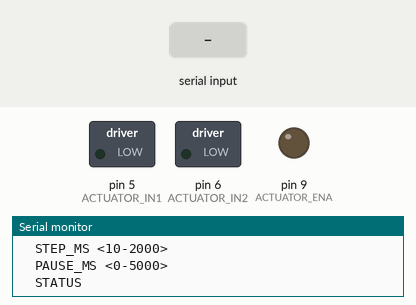
Simulated run of this sketch. Board: Arduino Uno, built with avr-gcc and run on an emulated ATmega328P. On the bench: switched loads named in the sketch (green lamp = pin HIGH), output pins drawn as LEDs (lit = HIGH), the last lines printed to the serial monitor. Dashed ring = blinking. Inputs (shaded band) come from the test bench.

Above: at 1.3 s.
1.4 s: "AUTO_EXTEND\n" received over Serial
At 1.53 s:
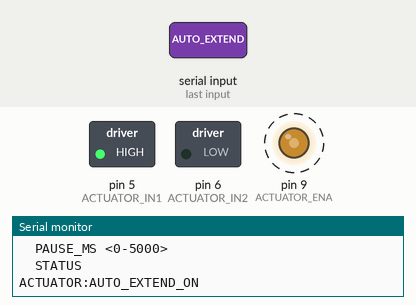
4.4 s: "BACK\n" received over Serial
At 4.52 s:
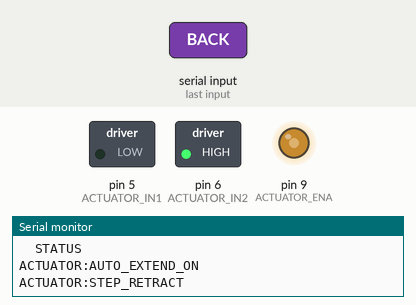
6.1 s: "STEP\n" received over Serial
At 6.23 s:
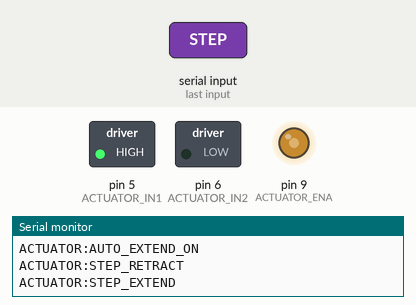
Timing chart, 0 to 9.1 s (numbered marks = the images above; inputs shaded):
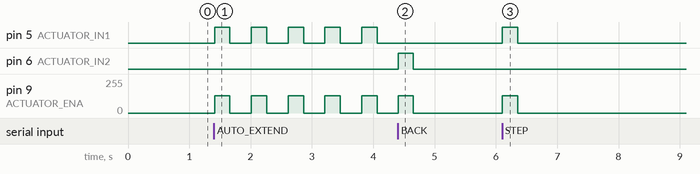

Measured:
- after the input at 1.4 s, pin 5 (ACTUATOR_IN1): alternates HIGH for 0.25 s and LOW for 0.35 s, starting at once; pin 9 (ACTUATOR_ENA): alternates 130/255 for 0.25 s and 0/255 for 0.35 s, starting at once
- after the input at 4.4 s, pin 5 (ACTUATOR_IN1): stops changing and stays LOW; pin 6 (ACTUATOR_IN2): LOW → HIGH at once, → LOW 0.25 s later; pin 9 (ACTUATOR_ENA): goes on until 4.7 s, then stays 0/255
- after the input at 6.1 s, pin 5 (ACTUATOR_IN1): LOW → HIGH at once, → LOW 0.25 s later; pin 9 (ACTUATOR_ENA): 0/255 → 130/255 at once, → 0/255 0.25 s later

The sketch:

primary_actuator_step_by_step_test.ino
```cpp
/*
 * Primary Actuator Step-by-Step Test
 *
 * Purpose:
 * - Move the first actuator bit by bit using short motor pulses.
 * - Tune step size, pause, and speed from Serial Monitor.
 *
 * Wiring (same as automated_refill_system.ino):
 *   ENA -> D9  (PWM)
 *   IN1 -> D5
 *   IN2 -> D6
 *
 * Serial Monitor: 9600 baud, Newline
 *
 * Commands:
 *   HELP                Show all commands
 *   STEP                One extend step (short pulse)
 *   BACK                One retract step
 *   AUTO_EXTEND         Repeating extend steps until STOP
 *   AUTO_RETRACT        Repeating retract steps until STOP
 *   STOP                Stop immediately and cancel auto mode
 *   SPEED <0-255>       Set PWM speed
 *   STEP_MS <10-2000>   Set pulse duration per step
 *   PAUSE_MS <0-5000>   Set pause between steps in auto mode
 *   STATUS              Show current settings and mode
 */

const int ACTUATOR_ENA = 9;
const int ACTUATOR_IN1 = 5;
const int ACTUATOR_IN2 = 6;

int actuatorSpeed = 130;
unsigned long stepMs = 250;
unsigned long pauseMs = 350;

bool autoExtend = false;
bool autoRetract = false;

bool pulseActive = false;
unsigned long pulseStartedAt = 0;
unsigned long lastStepEndedAt = 0;

String motionState = "STOPPED";

void setup() {
  Serial.begin(9600);

  // Preload safe outputs to avoid twitch on startup.
  digitalWrite(ACTUATOR_IN1, LOW);
  digitalWrite(ACTUATOR_IN2, LOW);
  analogWrite(ACTUATOR_ENA, 0);

  pinMode(ACTUATOR_ENA, OUTPUT);
  pinMode(ACTUATOR_IN1, OUTPUT);
  pinMode(ACTUATOR_IN2, OUTPUT);

  stopActuator();

  while (!Serial) { ; }

  Serial.println("READY:PRIMARY_ACTUATOR_STEP_TEST");
  printHelp();
}

void loop() {
  handleSerial();
  runAutoStepEngine();
}

void handleSerial() {
  if (Serial.available() <= 0) {
    return;
  }

  String cmd = Serial.readStringUntil('\n');
  cmd.trim();
  cmd.toUpperCase();

  if (cmd.length() == 0) {
    return;
  }

  if (cmd == "HELP") {
    printHelp();
    return;
  }

  if (cmd == "STEP") {
    autoExtend = false;
    autoRetract = false;
    startExtendPulse();
    Serial.println("ACTUATOR:STEP_EXTEND");
    return;
  }

  if (cmd == "BACK") {
    autoExtend = false;
    autoRetract = false;
    startRetractPulse();
    Serial.println("ACTUATOR:STEP_RETRACT");
    return;
  }

  if (cmd == "AUTO_EXTEND") {
    autoExtend = true;
    autoRetract = false;
    Serial.println("ACTUATOR:AUTO_EXTEND_ON");
    return;
  }

  if (cmd == "AUTO_RETRACT") {
    autoExtend = false;
    autoRetract = true;
    Serial.println("ACTUATOR:AUTO_RETRACT_ON");
    return;
  }

  if (cmd == "STOP") {
    autoExtend = false;
    autoRetract = false;
    stopActuator();
    Serial.println("ACTUATOR:STOPPED");
    return;
  }

  if (cmd == "STATUS") {
    printStatus();
    return;
  }

  if (cmd.startsWith("SPEED ")) {
    int value = cmd.substring(6).toInt();
    if (value < 0 || value > 255) {
      Serial.println("ERROR:SPEED_RANGE_0_TO_255");
      return;
    }
    actuatorSpeed = value;
    Serial.print("ACTUATOR:SPEED=");
    Serial.println(actuatorSpeed);
    return;
  }

  if (cmd.startsWith("STEP_MS ")) {
    long value = cmd.substring(8).toInt();
    if (value < 10 || value > 2000) {
      Serial.println("ERROR:STEP_MS_RANGE_10_TO_2000");
      return;
    }
    stepMs = (unsigned long)value;
    Serial.print("ACTUATOR:STEP_MS=");
    Serial.println(stepMs);
    return;
  }

  if (cmd.startsWith("PAUSE_MS ")) {
    long value = cmd.substring(9).toInt();
    if (value < 0 || value > 5000) {
      Serial.println("ERROR:PAUSE_MS_RANGE_0_TO_5000");
      return;
    }
    pauseMs = (unsigned long)value;
    Serial.print("ACTUATOR:PAUSE_MS=");
    Serial.println(pauseMs);
    return;
  }

  Serial.print("ERROR:UNKNOWN_COMMAND ");
  Serial.println(cmd);
}

void runAutoStepEngine() {
  unsigned long now = millis();

  // End active pulse when its step duration is done.
  if (pulseActive && (now - pulseStartedAt >= stepMs)) {
    stopActuator();
    pulseActive = false;
    lastStepEndedAt = now;
  }

  // Start next pulse in auto mode after pause interval.
  if (!pulseActive) {
    if (autoExtend && (now - lastStepEndedAt >= pauseMs)) {
      startExtendPulse();
    } else if (autoRetract && (now - lastStepEndedAt >= pauseMs)) {
      startRetractPulse();
    }
  }
}

void startExtendPulse() {
  digitalWrite(ACTUATOR_IN1, HIGH);
  digitalWrite(ACTUATOR_IN2, LOW);
  analogWrite(ACTUATOR_ENA, actuatorSpeed);
  pulseActive = true;
  pulseStartedAt = millis();
  motionState = "EXTENDING";
}

void startRetractPulse() {
  digitalWrite(ACTUATOR_IN1, LOW);
  digitalWrite(ACTUATOR_IN2, HIGH);
  analogWrite(ACTUATOR_ENA, actuatorSpeed);
  pulseActive = true;
  pulseStartedAt = millis();
  motionState = "RETRACTING";
}

void stopActuator() {
  digitalWrite(ACTUATOR_IN1, LOW);
  digitalWrite(ACTUATOR_IN2, LOW);
  analogWrite(ACTUATOR_ENA, 0);
  motionState = "STOPPED";
}

void printStatus() {
  Serial.print("ACTUATOR:STATE=");
  Serial.println(motionState);
  Serial.print("ACTUATOR:SPEED=");
  Serial.println(actuatorSpeed);
  Serial.print("ACTUATOR:STEP_MS=");
  Serial.println(stepMs);
  Serial.print("ACTUATOR:PAUSE_MS=");
  Serial.println(pauseMs);
  Serial.print("ACTUATOR:AUTO_EXTEND=");
  Serial.println(autoExtend ? "ON" : "OFF");
  Serial.print("ACTUATOR:AUTO_RETRACT=");
  Serial.println(autoRetract ? "ON" : "OFF");
}

void printHelp() {
  Serial.println("Commands:");
  Serial.println("  HELP");
  Serial.println("  STEP");
  Serial.println("  BACK");
  Serial.println("  AUTO_EXTEND");
  Serial.println("  AUTO_RETRACT");
  Serial.println("  STOP");
  Serial.println("  SPEED <0-255>");
  Serial.println("  STEP_MS <10-2000>");
  Serial.println("  PAUSE_MS <0-5000>");
  Serial.println("  STATUS");
}
```
